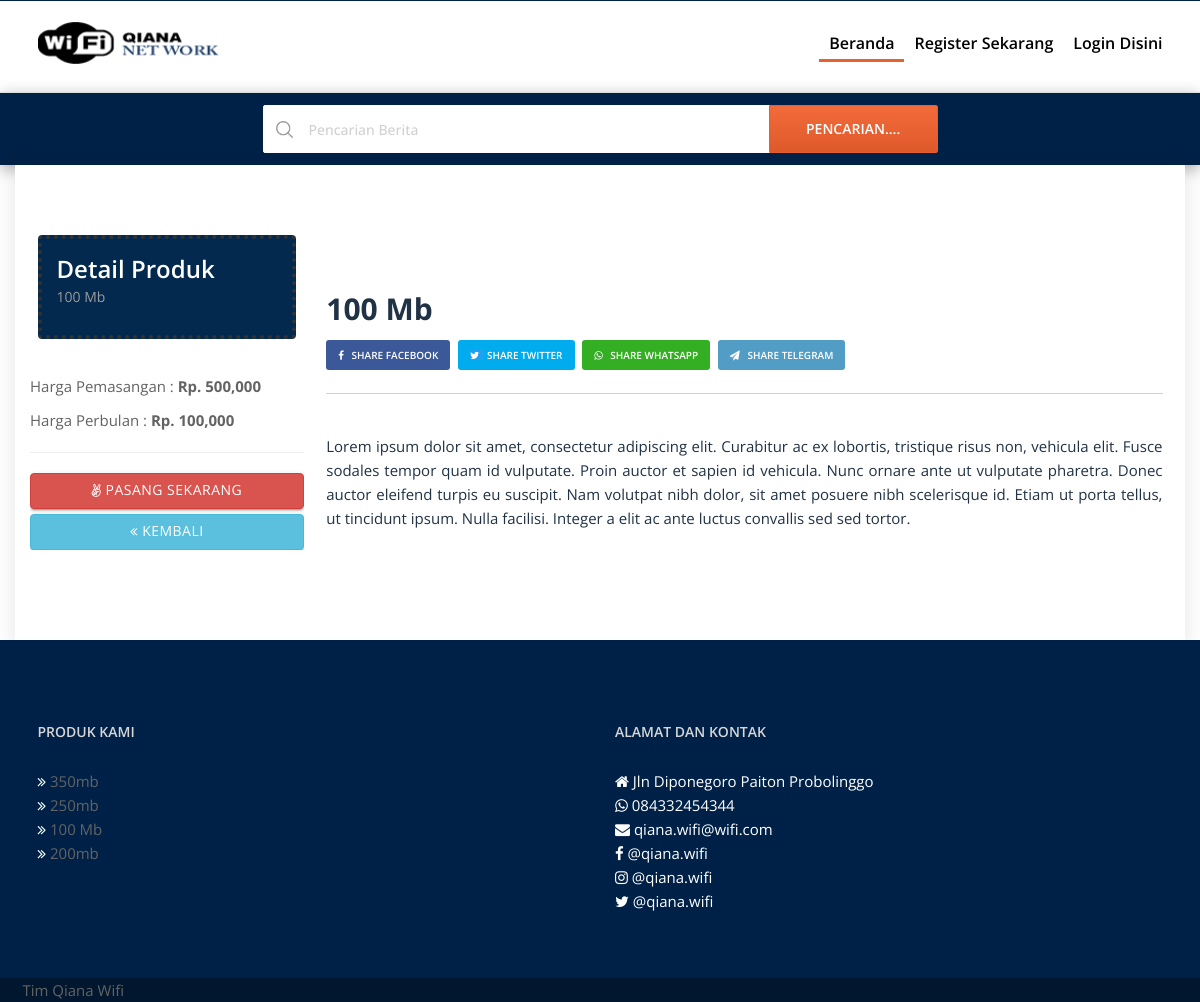
Screenshot of /produk-wifi/100-mb with the database file from the repository.
### administrator/models.py (models this page shows, shortened)
class Produk(models.Model):
    nama_produk = models.CharField(max_length=200, blank=True, null=True, unique=True)
    gambar = ResizedImageField(size=[700, 400], quality=80, crop=['middle', 'center'] , upload_to='gambar/produk', blank=True, null=True, verbose_name="Gambar (700 x 400 pixel)*)")
    harga = models.PositiveIntegerField(blank=False, null=True)
    harga_pemasangan = models.PositiveIntegerField(blank=False, null=True)
    slug = models.SlugField(max_length=200, unique=True)
    keterangan = RichTextField(blank=True, null=True)
    date_created= models.DateTimeField(auto_now_add=True, null=True)
    class Meta:
        verbose_name_plural ="Produk"

### website/views.py (the view)
# urls.py: path('produk-wifi/<slug:slug>', views.detailproduk, name='detailproduk'),
def detailproduk (request, slug):
    produk = get_object_or_404(Produk, slug=slug)
    context = {
        'judul': 'Halaman Detail Produk Wifi Qiana',
        'menu': 'beranda',
        'produkdetail':produk,
    }
    return render(request, 'detailproduk.html', context)

### website/views.py (called while the page is built)
def produkFooter(request):
    produkfooter = Produk.objects.all().order_by('-id')[:5]
    return {'produkfooter':produkfooter}

### website/templates/detailproduk.html (shortened to what this page needs)
{% extends "basewebsite.html" %}
{% load static %}
{% load humanize %}
{% block content %}
<section>
        <div class="container com-sp pad-bot-70 pg-inn">
            <div class="row">
                <div class="cor">
                    <div class="col-md-3">
                        <div class="cor-top-deta cor-side-com">
                            <div class="cor-top-deta">
                                <div class="ho-st-login cor-apply field-com">
                                    <div class="col s12">
                                        <form class="col s12">
                                            <div class="cor-left-app-tit">
                                                <h4>Detail Produk</h4>
                                                <p>{{produkdetail.nama_produk|title}}</p>
                                            </div>
                                    </div>
                                </div>
                            </div>
                        </div>
            <div class="row">
                <div class="h-gal">
					<ul>
						<p>Harga Pemasangan : <b>Rp. {{produkdetail.harga_pemasangan|intcomma}}<b/></p>
						<p>Harga Perbulan : <b>Rp. {{produkdetail.harga|intcomma}}<b/></p>
                        <hr/>
						<a href="{% url 'pasangproduk' produkdetail.slug  %}" type="button" class="btn btn-block btn-danger"><i class="fa fa-angellist"></i> Pasang Sekarang</button>
						<a href="{% url 'beranda'  %}" type="button" class="btn btn-block btn-info"><i class="fa fa-angle-double-left"></i> Kembali</a>
					</ul>
                </div>
            </div>
                    </div>
                    <div class="col-md-9">
                        <div class="cor-mid-img">
                        </div>
                        <div class="cor-con-mid">
                            <div class="cor-p1">
                                <h2>{{produkdetail.nama_produk|title}}</h2>
                                <div class="share-btn">
                                    <ul>
                                        <li><a href="http://www.facebook.com/sharer.php?u=https://{{domain}}/produk/{{produkdetail.jenis.slug}}/{{produkdetail.slug}}/" target="_blank"><i class="fa fa-facebook fb1"></i> Share Facebook</a>
                                        </li>
                                        <li><a href="https://twitter.com/share?url=https://{{domain}}/produk/{{produkdetail.jenis.slug}}/{{produkdetail.slug}}/" target="_blank"><i class="fa fa-twitter tw1"></i> Share Twitter</a>
                                        </li>
                                        <li><a href="whatsapp://send?text=https://{{domain}}/produk/{{produkdetail.jenis.slug}}/{{produkdetail.slug}}/" target="_blank"><i class="fa fa-whatsapp wa1"></i> Share whatsapp</a>
                                        </li>
                                        <li><a href="https://telegram.me/share/url?url=https://{{domain}}/produk/{{produkdetail.jenis.slug}}/{{produkdetail.slug}}/" target="_blank"><i class="fa fa-send tl1"></i> Share Telegram</a>
                                        </li>
                                    </ul>
                                </div>
                            </div>
                            <div class="cor-p4">
                                <div class="text-justify">{{produkdetail.keterangan|safe}}
                                 </div>
                            </div>
                        </div>
                    </div>
                </div>
            </div>
        </div>
    </section>
{% endblock content  %}

### templates/basewebsite.html (shortened to what this page needs)
<!DOCTYPE html>
{% load static %}
<html lang="en">
<head>
    <link rel="stylesheet" href="{% static 'web/css/font-awesome.min.css' %}">
    <link href="{% static 'web/css/materialize.css' %}" rel="stylesheet">
    <link href="{% static 'web/css/bootstrap.css' %}" rel="stylesheet" />
    <link href="{% static 'web/css/style.css' %}" rel="stylesheet" />
    <link href="{% static 'web/css/style-mob.css' %}" rel="stylesheet" />
</head>
<body>
    {% include "navbarwebsite.html" %}
{% block content %}
{% endblock content %}
    <section class="wed-hom-footer">
        <div class="container">
            <div class="row">
                <div class="col-md-6">
                    <h4>Produk Kami</h4>
                    <ul>
                    {% for row in produkfooter %}
                        <li style="color:white;"><i class="fa fa-angle-double-right"></i> <a href="{% url 'pasangproduk' row.slug  %}">{{row.nama_produk|title}}</a></li>
                    {% empty %}
                        <li><div class="alert alert-danger">Produk Masih kosong</div></li>
                    {% endfor %}
                    </ul>
                </div>
                <div class="col-md-6" >
                    <h4>Alamat dan Kontak</h4>
                    <ul>
                       <li style="color:white;"><i class="fa fa-home"></i> Jln Diponegoro Paiton Probolinggo </li>
                        <li style="color:white;"><i class="fa fa-whatsapp"></i> 084332454344 </li>
                        <li style="color:white;"><i class="fa fa-envelope"></i> qiana.wifi@wifi.com</li>
                        <li style="color:white;"><i class="fa fa-facebook"></i> @qiana.wifi</li>
                        <li style="color:white;"><i class="fa fa-instagram"></i> @qiana.wifi</li>
                        <li style="color:white;"><i class="fa fa-twitter"></i> @qiana.wifi</li>
                </div>
            </div>
        </div>
    </section>
    <section class="wed-rights">
        <div class="container">
            <div class="row">
                <div class="copy-right">
                   <a target="_blank" href="">Tim Qiana Wifi</a>
                </div>
            </div>
        </div>
    </section>
</body>
</html>

### rows the page displays
Produk: nama_produk "100 Mb", harga_pemasangan "500,000", harga "100,000", keterangan "Lorem ipsum dolor sit amet, consectetur adipiscing elit. Curabitur ac ex lobortis, tristique risus non, vehicula elit. Fusce sodales tempor quam id vulputate. Proin auctor et sapien id vehicula. Nunc ornare ante ut vulputate pharetra. Donec auctor eleifend turpis eu suscipit. Nam volutpat nibh dolor, sit amet posuere nibh scelerisque id. Etiam ut porta tellus, ut tincidunt ipsum. Nulla facilisi. Integer a elit ac ante luctus convallis sed sed tortor."
Produk: nama_produk "350mb"
Produk: nama_produk "250mb"
Produk: nama_produk "200mb"
